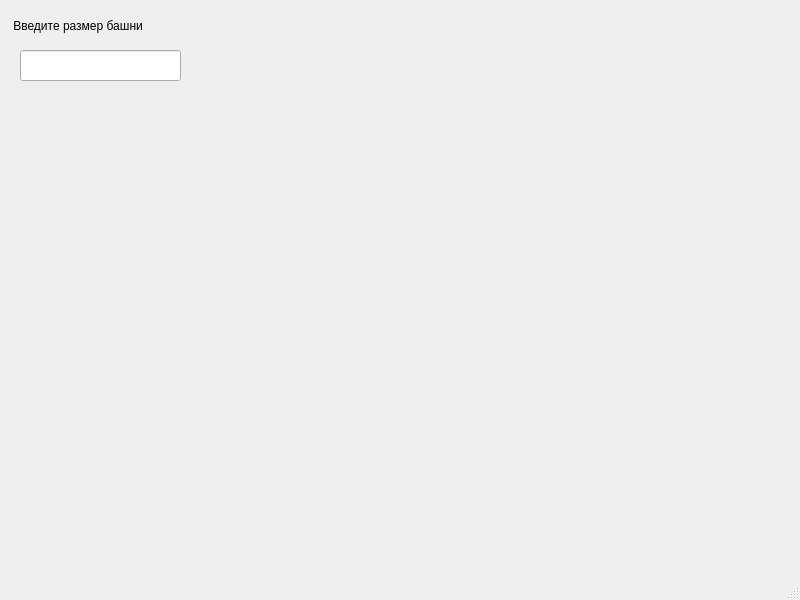
<?xml version="1.0" encoding="UTF-8"?>
<ui version="4.0">
 <class>MainWindow</class>
 <widget class="QMainWindow" name="MainWindow">
  <property name="geometry">
   <rect>
    <x>0</x>
    <y>0</y>
    <width>800</width>
    <height>600</height>
   </rect>
  </property>
  <property name="windowTitle">
   <string>MainWindow</string>
  </property>
  <widget class="QWidget" name="centralwidget">
   <widget class="QLineEdit" name="lineEdit">
    <property name="geometry">
     <rect>
      <x>20</x>
      <y>50</y>
      <width>161</width>
      <height>31</height>
     </rect>
    </property>
   </widget>
   <widget class="QLabel" name="label_2">
    <property name="geometry">
     <rect>
      <x>10</x>
      <y>0</y>
      <width>181</width>
      <height>51</height>
     </rect>
    </property>
    <property name="styleSheet">
     <string notr="true">font: 500 16pt &quot;Futura&quot;;</string>
    </property>
    <property name="text">
     <string> Введите размер башни</string>
    </property>
   </widget>
  </widget>
  <widget class="QMenuBar" name="menubar">
   <property name="geometry">
    <rect>
     <x>0</x>
     <y>0</y>
     <width>800</width>
     <height>37</height>
    </rect>
   </property>
  </widget>
  <widget class="QStatusBar" name="statusbar"/>
 </widget>
 <resources/>
 <connections/>
</ui>
